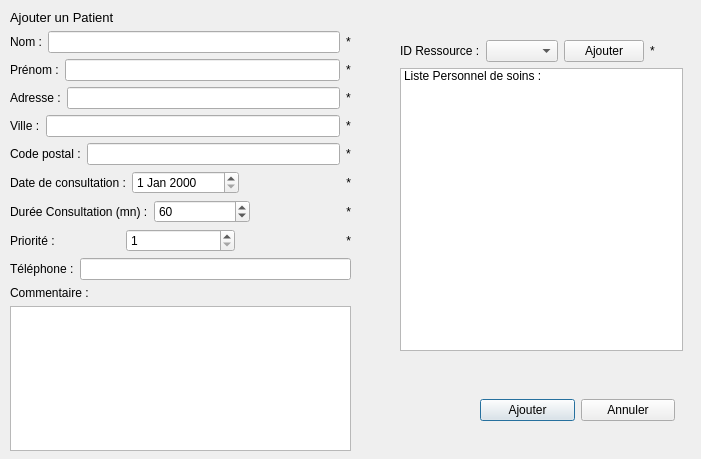
<?xml version="1.0" encoding="UTF-8"?>
<ui version="4.0">
 <class>PatientWindow</class>
 <widget class="QDialog" name="PatientWindow">
  <property name="geometry">
   <rect>
    <x>0</x>
    <y>0</y>
    <width>701</width>
    <height>459</height>
   </rect>
  </property>
  <property name="windowTitle">
   <string>Dialog</string>
  </property>
  <widget class="QWidget" name="horizontalLayoutWidget">
   <property name="geometry">
    <rect>
     <x>480</x>
     <y>370</y>
     <width>195</width>
     <height>80</height>
    </rect>
   </property>
   <layout class="QHBoxLayout" name="horizontalLayout">
    <item>
     <widget class="QPushButton" name="btnAjouter">
      <property name="text">
       <string>Ajouter</string>
      </property>
     </widget>
    </item>
    <item>
     <widget class="QPushButton" name="btnAnnuler">
      <property name="text">
       <string>Annuler</string>
      </property>
     </widget>
    </item>
   </layout>
  </widget>
  <widget class="QWidget" name="verticalLayoutWidget_2">
   <property name="geometry">
    <rect>
     <x>10</x>
     <y>10</y>
     <width>341</width>
     <height>441</height>
    </rect>
   </property>
   <layout class="QVBoxLayout" name="verticalLayout_2">
    <item>
     <widget class="QLabel" name="label_19">
      <property name="font">
       <font>
        <pointsize>10</pointsize>
       </font>
      </property>
      <property name="text">
       <string>Ajouter un Patient</string>
      </property>
     </widget>
    </item>
    <item>
     <layout class="QHBoxLayout" name="horizontalLayout_2">
      <item>
       <widget class="QLabel" name="label">
        <property name="text">
         <string>Nom :</string>
        </property>
       </widget>
      </item>
      <item>
       <widget class="QLineEdit" name="lineEditNom"/>
      </item>
      <item>
       <widget class="QLabel" name="label_3">
        <property name="text">
         <string>*</string>
        </property>
       </widget>
      </item>
     </layout>
    </item>
    <item>
     <layout class="QHBoxLayout" name="horizontalLayout_4">
      <item>
       <widget class="QLabel" name="label_4">
        <property name="text">
         <string>Prénom :</string>
        </property>
       </widget>
      </item>
      <item>
       <widget class="QLineEdit" name="lineEditPrenom"/>
      </item>
      <item>
       <widget class="QLabel" name="label_5">
        <property name="text">
         <string>*</string>
        </property>
       </widget>
      </item>
     </layout>
    </item>
    <item>
     <layout class="QHBoxLayout" name="horizontalLayout_3">
      <item>
       <widget class="QLabel" name="label_2">
        <property name="text">
         <string>Adresse :</string>
        </property>
       </widget>
      </item>
      <item>
       <widget class="QLineEdit" name="lineEditAdresse"/>
      </item>
      <item>
       <widget class="QLabel" name="label_6">
        <property name="text">
         <string>*</string>
        </property>
       </widget>
      </item>
     </layout>
    </item>
    <item>
     <layout class="QHBoxLayout" name="horizontalLayout_6">
      <item>
       <widget class="QLabel" name="label_9">
        <property name="text">
         <string>Ville :</string>
        </property>
       </widget>
      </item>
      <item>
       <widget class="QLineEdit" name="lineEditVille"/>
      </item>
      <item>
       <widget class="QLabel" name="label_10">
        <property name="text">
         <string>*</string>
        </property>
       </widget>
      </item>
     </layout>
    </item>
    <item>
     <layout class="QHBoxLayout" name="horizontalLayout_5">
      <item>
       <widget class="QLabel" name="label_7">
        <property name="text">
         <string>Code postal :</string>
        </property>
       </widget>
      </item>
      <item>
       <widget class="QLineEdit" name="lineEditCodePostal">
        <property name="locale">
         <locale language="French" country="France"/>
        </property>
        <property name="inputMethodHints">
         <set>Qt::ImhDigitsOnly</set>
        </property>
        <property name="maxLength">
         <number>5</number>
        </property>
       </widget>
      </item>
      <item>
       <widget class="QLabel" name="label_8">
        <property name="text">
         <string>*</string>
        </property>
       </widget>
      </item>
     </layout>
    </item>
    <item>
     <layout class="QHBoxLayout" name="horizontalLayout_7">
      <item>
       <widget class="QLabel" name="label_11">
        <property name="text">
         <string>Date de consultation :</string>
        </property>
       </widget>
      </item>
      <item>
       <widget class="QDateEdit" name="dateConsultation">
        <property name="inputMethodHints">
         <set>Qt::ImhDate|Qt::ImhPreferNumbers</set>
        </property>
       </widget>
      </item>
      <item>
       <widget class="QLabel" name="label_12">
        <property name="text">
         <string>*</string>
        </property>
        <property name="alignment">
         <set>Qt::AlignRight|Qt::AlignTrailing|Qt::AlignVCenter</set>
        </property>
       </widget>
      </item>
     </layout>
    </item>
    <item>
     <layout class="QHBoxLayout" name="horizontalLayout_9">
      <item>
       <widget class="QLabel" name="label_15">
        <property name="text">
         <string>Durée Consultation (mn) :</string>
        </property>
       </widget>
      </item>
      <item>
       <widget class="QSpinBox" name="spinDureeConsultation">
        <property name="minimum">
         <number>5</number>
        </property>
        <property name="maximum">
         <number>200</number>
        </property>
        <property name="singleStep">
         <number>5</number>
        </property>
        <property name="value">
         <number>60</number>
        </property>
       </widget>
      </item>
      <item>
       <widget class="QLabel" name="label_16">
        <property name="text">
         <string>*</string>
        </property>
        <property name="alignment">
         <set>Qt::AlignRight|Qt::AlignTrailing|Qt::AlignVCenter</set>
        </property>
       </widget>
      </item>
     </layout>
    </item>
    <item>
     <layout class="QHBoxLayout" name="horizontalLayout_8">
      <item>
       <widget class="QLabel" name="label_13">
        <property name="text">
         <string>Priorité :</string>
        </property>
       </widget>
      </item>
      <item>
       <widget class="QSpinBox" name="spinPriorite">
        <property name="minimum">
         <number>1</number>
        </property>
        <property name="maximum">
         <number>5</number>
        </property>
       </widget>
      </item>
      <item>
       <widget class="QLabel" name="label_14">
        <property name="text">
         <string>*</string>
        </property>
        <property name="alignment">
         <set>Qt::AlignRight|Qt::AlignTrailing|Qt::AlignVCenter</set>
        </property>
       </widget>
      </item>
     </layout>
    </item>
    <item>
     <layout class="QVBoxLayout" name="verticalLayout">
      <item>
       <layout class="QHBoxLayout" name="horizontalLayout_10">
        <item>
         <widget class="QLabel" name="label_17">
          <property name="text">
           <string>Téléphone :</string>
          </property>
         </widget>
        </item>
        <item>
         <widget class="QLineEdit" name="lineEditTelephone">
          <property name="inputMethodHints">
           <set>Qt::ImhDigitsOnly</set>
          </property>
          <property name="maxLength">
           <number>10</number>
          </property>
         </widget>
        </item>
       </layout>
      </item>
      <item>
       <widget class="QLabel" name="label_18">
        <property name="text">
         <string>Commentaire :</string>
        </property>
       </widget>
      </item>
      <item>
       <widget class="QTextEdit" name="textEditCommentaire"/>
      </item>
     </layout>
    </item>
   </layout>
  </widget>
  <widget class="QWidget" name="verticalLayoutWidget">
   <property name="geometry">
    <rect>
     <x>400</x>
     <y>40</y>
     <width>283</width>
     <height>311</height>
    </rect>
   </property>
   <layout class="QVBoxLayout" name="verticalLayout_3">
    <item>
     <layout class="QHBoxLayout" name="horizontalLayout_11">
      <item>
       <widget class="QLabel" name="label_20">
        <property name="text">
         <string>ID Ressource :</string>
        </property>
       </widget>
      </item>
      <item>
       <widget class="QComboBox" name="comboBoxPersonnelSoins"/>
      </item>
      <item>
       <widget class="QPushButton" name="btnAjouterListe">
        <property name="text">
         <string>Ajouter</string>
        </property>
        <property name="iconSize">
         <size>
          <width>20</width>
          <height>10</height>
         </size>
        </property>
       </widget>
      </item>
      <item>
       <widget class="QLabel" name="label_21">
        <property name="text">
         <string>*</string>
        </property>
       </widget>
      </item>
     </layout>
    </item>
    <item>
     <widget class="QListWidget" name="listPersonnelSoins">
      <item>
       <property name="text">
        <string>Liste Personnel de soins :</string>
       </property>
      </item>
     </widget>
    </item>
   </layout>
  </widget>
 </widget>
 <resources/>
 <connections/>
</ui>
